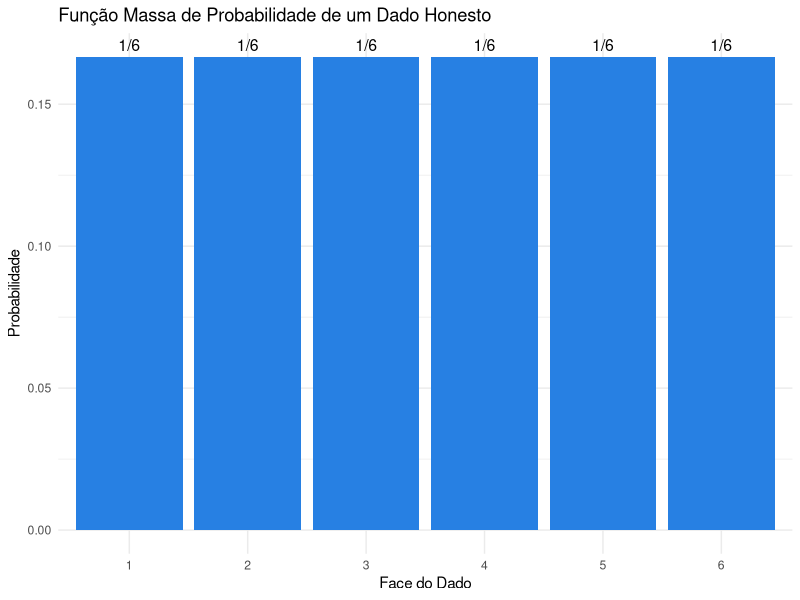
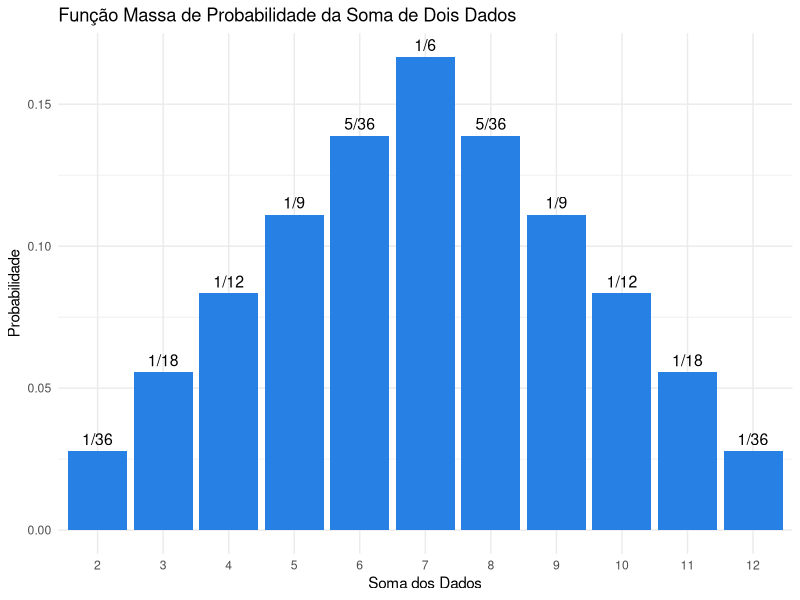

These charts were generated, in order, by the following R code:
## ---- chunk 1
# Carregar o pacote ggplot2
library(ggplot2)

# Dados: resultados do dado e suas probabilidades
dados <- data.frame(
  face = 1:6,
  probabilidade = rep(1/6, 6),
  fracoes = '1/6'
)

# Criar o gráfico de barras
ggplot(dados, aes(x = factor(face), y = probabilidade)) +
  geom_bar(stat = "identity", fill = "#2780e3") +
  geom_text(aes(label = fracoes), vjust = -0.5, size = 4) +
  labs(title = "Função Massa de Probabilidade de um Dado Honesto",
       x = "Face do Dado",
       y = "Probabilidade") +
  theme_minimal()
## ---- chunk 2
library(ggplot2)
library(MASS)

# Calculando as probabilidades das somas
somas <- 2:12
probabilidades <- sapply(somas, function(soma) {
  # Contar combinações possíveis que resultam na soma
  combinações <- expand.grid(dado1=1:6, dado2=1:6)
  total <- nrow(combinações)
  resultados_validos <- sum(rowSums(combinações) == soma)
  prob <- resultados_validos / total
  return(prob)
})

# Convertendo para frações em formato string
fracoes_str <- sapply(probabilidades, function(p) as.character(fractions(p)))

# Criar data frame
dados_somas <- data.frame(
  soma = somas,
  probabilidade = probabilidades,
  fracoes = fracoes_str
)

# Plotagem
ggplot(dados_somas, aes(x = factor(soma), y = probabilidade)) +
  geom_bar(stat = "identity", fill = "#2780e3") +
  geom_text(aes(label = fracoes), vjust = -0.5, size = 4) +
  labs(title = "Função Massa de Probabilidade da Soma de Dois Dados",
       x = "Soma dos Dados",
       y = "Probabilidade") +
  theme_minimal()
